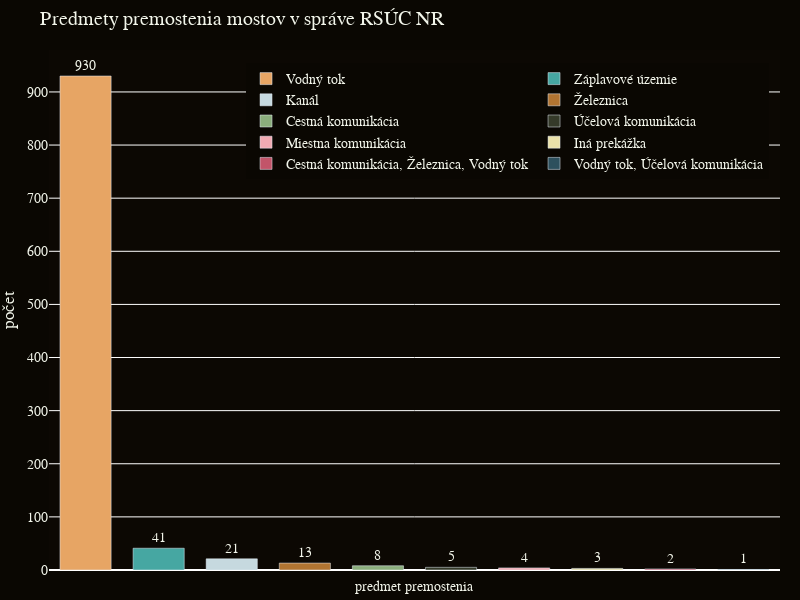

This figure's notebook cell:
### Code cell
import plotly.graph_objects as go

# Define the color palette
color_palette = ['#e7a564', '#46a7a2', '#c6d9df', '#b17431',
                 '#8bae7c', '#353a29', '#f1aab2', '#eae1a9',
                 '#c25469', '#2d505d'
                 ]

# Get the obstacle counts
obstacle_counts = filtered_bridges["Predmet_premostenia"].value_counts()

# Create a bar plot
fig = go.Figure()

# Add traces for each obstacle type, include the count as text, and set textposition to 'auto' for automatic placement
for obstacle, count, color in zip(obstacle_counts.index, obstacle_counts.values, color_palette):
    fig.add_trace(go.Bar(
        x=[obstacle],  # Set x to obstacle for vertical bars
        y=[count],
        name=obstacle,
        marker_color=color,
        text=[count],  # Add the count as text for each bar
        textposition='outside'  # Position the text outside of bars
    ))

# Update the layout with additional configurations
fig.update_layout(
    title="Predmety premostenia mostov v správe RSÚC NR",
    yaxis_title="počet",
    xaxis=dict(
        showticklabels=False
    ),
    plot_bgcolor='#0c0803',  # Set dark background color for plot area
    paper_bgcolor='#0A0702',  # Set dark background color for paper area
    font=dict(family="Montserrat, sans-serif",
              size=14,
              color="#F2F5EA"),  # Set font properties
    legend=dict(
        orientation="h",  # Horizontal legend orientation
        yanchor="top",  # Anchor legend to the top
        y=0.975,  # Position the legend slightly above the plot
        xanchor="right",  # Anchor legend to the right
        x=0.985  # Align legend to the right
    ),
    margin=dict(l=0, r=20, t=50, b=30),  # Adjust margins for tight layout
    bargap=0.3,  # Increase the gap between bars for more space
    width=800,  # Set figure width
    height=600  # Set figure height
)

# Add a custom x-axis label using annotations
fig.update_layout(
    annotations=[
        dict(
            x=0.5,  # x-coordinate position (0.5 for center)
            # y-coordinate position (-0.075 places it below the bars)
            y=-0.05,
            xref='paper',  # Use 'paper' for positioning relative to the plot area
            yref='paper',  # Use 'paper' for positioning relative to the plot area
            showarrow=False,  # Do not show an arrow
            text="predmet premostenia",  # The text you want as the x-axis label
            # Match the font size with the rest of the plot
            font=dict(family="Montserrat, sans-serif",
                      size=14),
        )
    ]
)

# Show the updated plot
fig.show()

### Figure 1 — Plotly figure (JSON) as saved in the notebook; plotly's stock layout.template omitted (floating-point values rounded to 4 significant figures)
{"data": [{"marker": {"color": "#e7a564"}, "name": "Vodný tok", "text": ["930"], "textposition": "outside", "type": "bar", "x": ["Vodný tok"], "y": [930]}, {"marker": {"color": "#46a7a2"}, "name": "Záplavové územie", "text": ["41"], "textposition": "outside", "type": "bar", "x": ["Záplavové územie"], "y": [41]}, {"marker": {"color": "#c6d9df"}, "name": "Kanál", "text": ["21"], "textposition": "outside", "type": "bar", "x": ["Kanál"], "y": [21]}, {"marker": {"color": "#b17431"}, "name": "Železnica", "text": ["13"], "textposition": "outside", "type": "bar", "x": ["Železnica"], "y": [13]}, {"marker": {"color": "#8bae7c"}, "name": "Cestná komunikácia", "text": ["8"], "textposition": "outside", "type": "bar", "x": ["Cestná komunikácia"], "y": [8]}, {"marker": {"color": "#353a29"}, "name": "Účelová komunikácia", "text": ["5"], "textposition": "outside", "type": "bar", "x": ["Účelová komunikácia"], "y": [5]}, {"marker": {"color": "#f1aab2"}, "name": "Miestna komunikácia", "text": ["4"], "textposition": "outside", "type": "bar", "x": ["Miestna komunikácia"], "y": [4]}, {"marker": {"color": "#eae1a9"}, "name": "Iná prekážka", "text": ["3"], "textposition": "outside", "type": "bar", "x": ["Iná prekážka"], "y": [3]}, {"marker": {"color": "#c25469"}, "name": "Cestná komunikácia, Železnica, Vodný tok", "text": ["2"], "textposition": "outside", "type": "bar", "x": ["Cestná komunikácia, Železnica, Vodný tok"], "y": [2]}, {"marker": {"color": "#2d505d"}, "name": "Vodný tok, Účelová komunikácia", "text": ["1"], "textposition": "outside", "type": "bar", "x": ["Vodný tok, Účelová komunikácia"], "y": [1]}], "layout": {"annotations": [{"font": {"family": "Montserrat, sans-serif", "size": 14}, "showarrow": false, "text": "predmet premostenia", "x": 0.5, "xref": "paper", "y": -0.05, "yref": "paper"}], "bargap": 0.3, "font": {"color": "#F2F5EA", "family": "Montserrat, sans-serif", "size": 14}, "height": 600, "legend": {"orientation": "h", "x": 0.985, "xanchor": "right", "y": 0.975, "yanchor": "top"}, "margin": {"b": 30, "l": 0, "r": 20, "t": 50}, "paper_bgcolor": "#0A0702", "plot_bgcolor": "#0c0803", "title": {"text": "Predmety premostenia mostov v správe RSÚC NR"}, "width": 800, "xaxis": {"showticklabels": false}, "yaxis": {"title": {"text": "počet"}}}}
